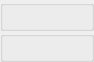
<?xml version="1.0" encoding="UTF-8"?>
<ui version="4.0">
 <class>SuperWindow</class>
 <widget class="QWidget" name="SuperWindow">
  <property name="windowModality">
   <enum>Qt::NonModal</enum>
  </property>
  <property name="enabled">
   <bool>true</bool>
  </property>
  <property name="geometry">
   <rect>
    <x>0</x>
    <y>0</y>
    <width>94</width>
    <height>32</height>
   </rect>
  </property>
  <property name="sizePolicy">
   <sizepolicy hsizetype="Preferred" vsizetype="Preferred">
    <horstretch>0</horstretch>
    <verstretch>0</verstretch>
   </sizepolicy>
  </property>
  <property name="minimumSize">
   <size>
    <width>0</width>
    <height>0</height>
   </size>
  </property>
  <property name="font">
   <font/>
  </property>
  <property name="mouseTracking">
   <bool>false</bool>
  </property>
  <property name="windowTitle">
   <string>SuperTools</string>
  </property>
  <property name="toolTip">
   <string/>
  </property>
  <property name="layoutDirection">
   <enum>Qt::LeftToRight</enum>
  </property>
  <property name="styleSheet">
   <string notr="true"/>
  </property>
  <layout class="QVBoxLayout" name="verticalLayout" stretch="1,99">
   <property name="spacing">
    <number>0</number>
   </property>
   <property name="leftMargin">
    <number>0</number>
   </property>
   <property name="topMargin">
    <number>0</number>
   </property>
   <property name="rightMargin">
    <number>0</number>
   </property>
   <property name="bottomMargin">
    <number>0</number>
   </property>
   <item>
    <widget class="QGroupBox" name="TitleBox">
     <property name="title">
      <string/>
     </property>
     <layout class="QHBoxLayout" name="horizontalLayout_4">
      <property name="spacing">
       <number>0</number>
      </property>
      <property name="leftMargin">
       <number>0</number>
      </property>
      <property name="topMargin">
       <number>0</number>
      </property>
      <property name="rightMargin">
       <number>0</number>
      </property>
      <property name="bottomMargin">
       <number>0</number>
      </property>
      <item>
       <layout class="QHBoxLayout" name="Titlelayout">
        <property name="spacing">
         <number>5</number>
        </property>
       </layout>
      </item>
     </layout>
    </widget>
   </item>
   <item>
    <widget class="QGroupBox" name="PluginBox">
     <property name="mouseTracking">
      <bool>false</bool>
     </property>
     <property name="styleSheet">
      <string notr="true"/>
     </property>
     <property name="title">
      <string/>
     </property>
     <layout class="QVBoxLayout" name="verticalLayout_2" stretch="99">
      <property name="spacing">
       <number>5</number>
      </property>
      <property name="leftMargin">
       <number>1</number>
      </property>
      <property name="topMargin">
       <number>1</number>
      </property>
      <property name="rightMargin">
       <number>1</number>
      </property>
      <property name="bottomMargin">
       <number>1</number>
      </property>
      <item>
       <layout class="QHBoxLayout" name="Pluginlayout">
        <property name="spacing">
         <number>0</number>
        </property>
        <property name="leftMargin">
         <number>0</number>
        </property>
        <property name="topMargin">
         <number>0</number>
        </property>
        <property name="rightMargin">
         <number>0</number>
        </property>
        <property name="bottomMargin">
         <number>0</number>
        </property>
       </layout>
      </item>
     </layout>
    </widget>
   </item>
  </layout>
 </widget>
 <resources/>
 <connections/>
</ui>
